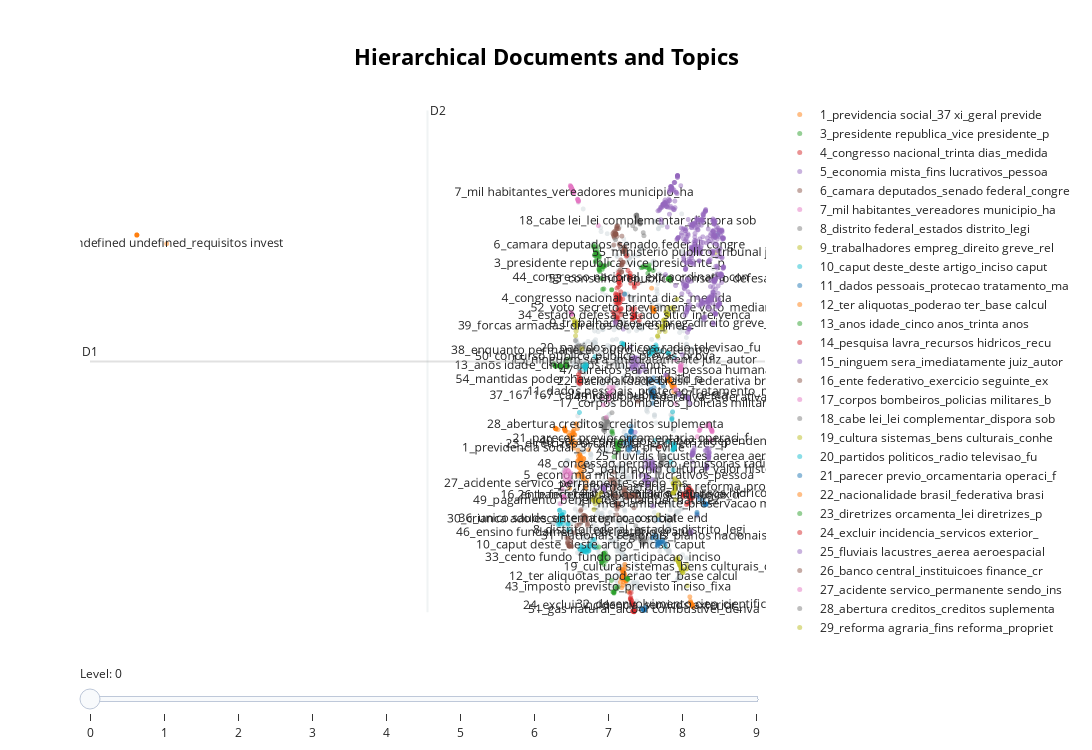

Write notebook code for a chart like this one.
### Code cell
from sentence_transformers import SentenceTransformer

#sentence_model = SentenceTransformer("ulysses-camara/legal-bert-pt-br")
embeddings = sentence_model.encode(docs, show_progress_bar=False)


model.visualize_hierarchical_documents(docs, hierarchical_topics, embeddings=embeddings)
